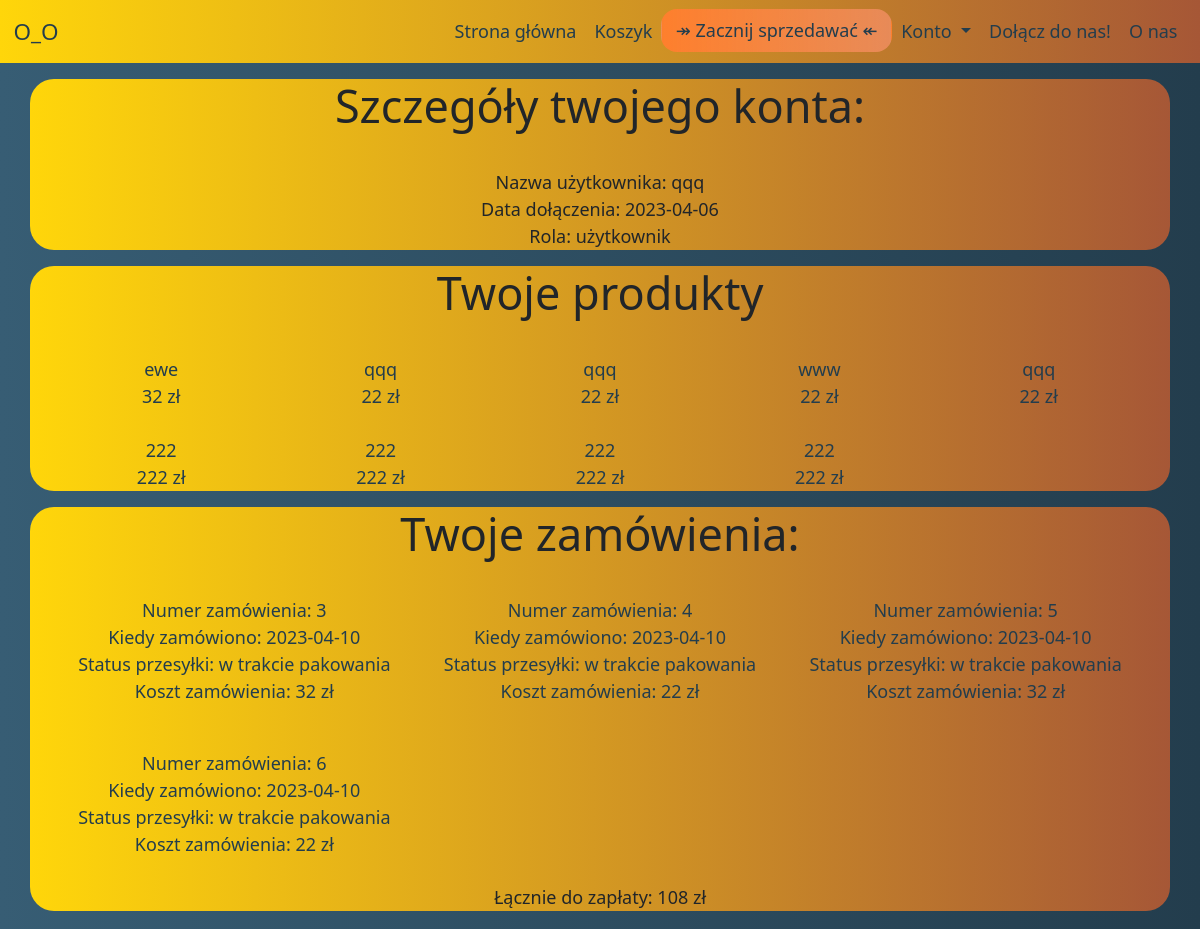
The app's page /index.php?Strona=TwojeKonto (signed in), older data.
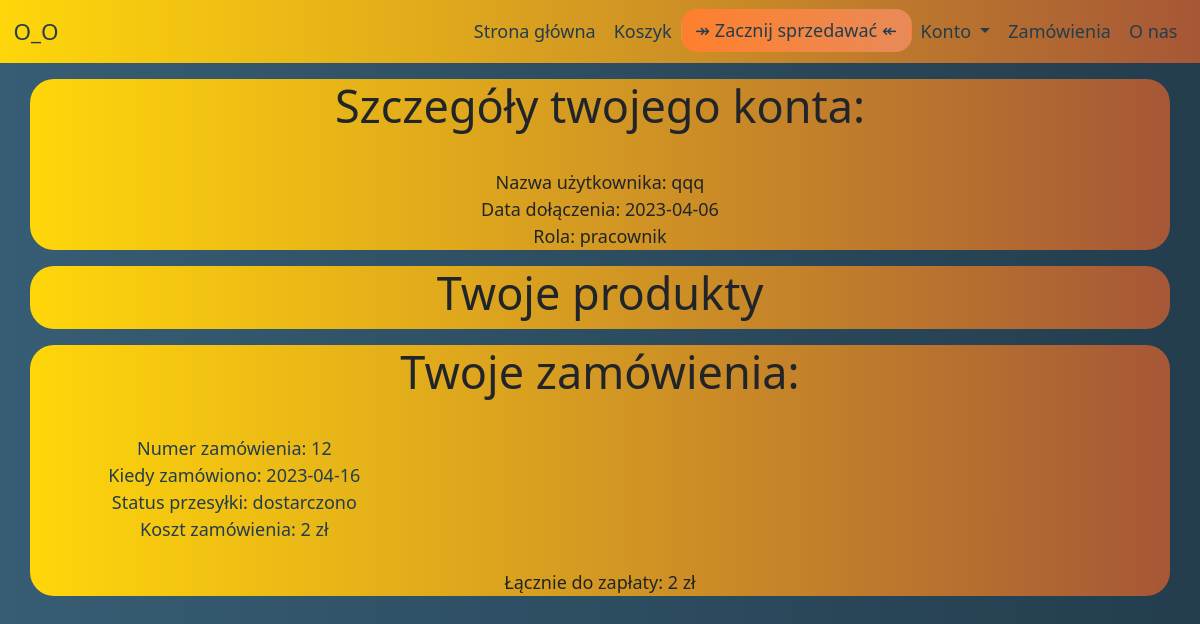
The same page, newer data.
### tables this page shows
CREATE TABLE `produkty` (
  `ID` int(255) NOT NULL,
  `Kogo_produkt` int(255) NOT NULL,
  `Opis` longtext NOT NULL,
  `Tytul` varchar(255) NOT NULL,
  `Data_dodania` date NOT NULL,
  `Zdjecie` varchar(255) NOT NULL,
  `Cena` double NOT NULL,
  `Tagi` varchar(255) NOT NULL
);

CREATE TABLE `zamowienia` (
  `id` int(11) NOT NULL,
  `produkt` int(255) NOT NULL,
  `adres` varchar(255) NOT NULL,
  `cena` double NOT NULL,
  `data` date NOT NULL,
  `status` enum('w trakcie pakowania','kurier już biegnie','dostarczono') NOT NULL,
  `kogo` int(255) NOT NULL
);

### podstrony/Twoje.php (the view)
<?php
include "rzecz.php";
if ($k == "k") {
    $DB = mysqli_connect(
        $Database_Host,
        $Database_User,
        $Database_Pssss,
        $Database_name
    );
    $query = "SELECT `Tytul` , `Cena`, `ID` FROM produkty WHERE Kogo_produkt = '$_SESSION[id]'";
    $result = mysqli_query($DB, $query);
} else {
    header("Location: /index.php?Strona=StronaGłówna");
}
?>
<div class="tło container">
    <h1> Szczegóły twojego konta:</h1>
    <br>
    <?php
    echo "Nazwa użytkownika: " . $_SESSION['nazwa']
        . "<br>Data dołączenia: " . $_SESSION['data']
        . "<br>Rola: " . $_SESSION['user'];
    ?>
</div>
<div class="tło container">
    <h1>Twoje produkty</h1>
    <div class="row row-cols-3 row-cols-md-5 g-4">
        <?php
        while ($row = $result->fetch_assoc()) {
            echo "<a href='index.php?Strona=Produkty&&ID=" . $row['ID'] . "'>" . $row['Tytul'] . "<br>" . $row['Cena'] . " zł</a><br><br>";
        }
        ?>
    </div>
</div>
<div class="tło container">
    <h1> Twoje zamówienia: </h1>
    <div class="row row-cols-2 row-cols-md-3 g-4">
        <?php
        $query = "SELECT * FROM zamowienia WHERE kogo = '$_SESSION[id]'";
        $result = mysqli_query($DB, $query);
        while ($row = $result->fetch_assoc()) {
            echo "<a href='/index.php?Strona=Zamówienie&&ID=" . $row['id'] . " '><p>Numer zamówienia: " . $row['id'] . "
            <br>Kiedy zamówiono: " . $row['data'] . "
            <br> Status przesyłki: " . $row['status'] . "
            <br> Koszt zamówienia: " . $row['cena'] . " zł</p></a><br>";
        }
        ?>
    </div>
    <p>
        Łącznie do zapłaty:
        <?php
        $query = "SELECT SUM(cena) FROM zamowienia WHERE kogo = '$_SESSION[id]'";
        $result = mysqli_query($DB, $query);
        while ($row = $result->fetch_assoc()) {
            echo $row['SUM(cena)'] . " zł";
        }
        ?>
    </p>
</div>

### index.php (shortened to what this page needs)
<!DOCTYPE html>
<html id="produkty" lang="en">
<head>
	<link href="https://cdn.jsdelivr.net/npm/bootstrap@5.0.2/dist/css/bootstrap.min.css" rel="stylesheet">
	<link rel="stylesheet" href="css/styl.css">
</head>
<header>
	<nav class="navbar navbar-expand-lg ">
		<div class="container-fluid">
			<a class="navbar-brand" href="/index.php?Strona=StronaGłówna">O_O</a>
			<div class="collapse navbar-collapse justify-content-end" id="navbarNavDropdown">
				<ul class="navbar-nav">
					<li class="nav-item">
						<a class="nav-link" aria-current="page" href="/index.php?Strona=StronaGłówna">Strona główna</a>
					</li>
					<li class="nav-item">
						<a class="nav-link" href="/index.php?Strona=Koszyk">Koszyk</a>
					</li>
					<li class="nav-item">
						<a href="/index.php?Strona=Dodawanie">
							<button class="btn">
								↠ Zacznij sprzedawać ↞
							</button>
						</a>
					</li>
					<li class="nav-item dropdown">
						<a class="nav-link dropdown-toggle" id="navbarDropdownMenuLink" role="button" data-bs-toggle="dropdown" aria-expanded="false">
							Konto
						</a>
					</li>
					<li class="nav-item">
						<?php
						if (isset($_SESSION['user'])) {
							if (($_SESSION['user'] == "administrator")) {
								echo '<a class="nav-link" href="/index.php?Strona=Zgłoszenia">Zgłoszenia</a>';
							} else if ($_SESSION['user'] == "pracownik") {
								echo '<li class="nav-item">
								<a class="nav-link" href="/index.php?Strona=Zamówienia">Zamówienia</a>
								</li>';
							} else {
								echo '<a class="nav-link" href="/index.php?Strona=Dołącz">Dołącz do nas!</a>';
							}
						}
						?>
					</li>
					<li class="nav-item">
						<a class="nav-link" href="/index.php?Strona=Onas">O nas</a>
					</li>
				</ul>
			</div>
		</div>
	</nav>
</header>
<body>
	<?php
	function wyswietl($LINK)
	{
		switch ($LINK) {
			case "TwojeKonto":
				if (isset($_SESSION['user'])) {
					include "podstrony/Twoje.php";
				}
				break;
		}
	}
	echo wyswietl($_GET['Strona']);
	?>
</body>
</html>

### css/styl.css (style rules this page uses)
* { font-size: large; }
.row { margin-top: 1vh; margin: 1vh; max-width: 100vw; }
.tło { margin-top: 2vh; border-radius: 2vw; width: auto; background: -webkit-linear-gradient(90deg, #ffd60a 0%, rgba(201, 94, 48, 0.7882352941) 100%); background: -moz-linear-gradient(90deg, #ffd60a 0%, rgba(201, 94, 48, 0.7882352941) 100%); background: -o-linear-gradient(90deg, #ffd60a 0%, rgba(201, 94, 48, 0.7882352941) 100%); background: linear-gradient(90deg, #ffd60a 0%, rgba(201, 94, 48, 0.7882352941) 100%); }
.navbar, .dropdown-menu { color: #233D4D; background: -webkit-linear-gradient(90deg, #ffd60a 0%, rgba(201, 94, 48, 0.7882352941) 100%); background: -moz-linear-gradient(90deg, #ffd60a 0%, rgba(201, 94, 48, 0.7882352941) 100%); background: -o-linear-gradient(90deg, #ffd60a 0%, rgba(201, 94, 48, 0.7882352941) 100%); background: linear-gradient(90deg, #ffd60a 0%, rgba(201, 94, 48, 0.7882352941) 100%); text-align: center; border: none; min-width: auto; }
.btn { background: -webkit-linear-gradient(90deg, #fe7f2d 0%, rgba(243, 143, 100, 0.7882352941) 100%); background: -moz-linear-gradient(90deg, #fe7f2d 0%, rgba(243, 143, 100, 0.7882352941) 100%); background: -o-linear-gradient(90deg, #fe7f2d 0%, rgba(243, 143, 100, 0.7882352941) 100%); background: linear-gradient(90deg, #fe7f2d 0%, rgba(243, 143, 100, 0.7882352941) 100%); color: #233D4D; border-radius: 2vh; width: fit-content; }
.nav-link, .navbar-brand, .dropdown-item { color: #233D4D; }
a { text-decoration: none; color: #233D4D; }
li { color: #233D4D; }
li a { color: #233D4D; }
.navbar-collapse { margin-right: auto; }
body { text-align: center; background: -webkit-linear-gradient(90deg, #375d74 0%, #233d4d 100%); background: -moz-linear-gradient(90deg, #375d74 0%, #233d4d 100%); background: -o-linear-gradient(90deg, #375d74 0%, #233d4d 100%); background: linear-gradient(90deg, #375d74 0%, #233d4d 100%); }

Row changes from the older to the newer data that the page shows:
removed produkty: Tytul "ewe", Cena "32"
removed produkty: Tytul "qqq", Cena "22"
removed produkty: Tytul "qqq", Cena "22"
removed produkty: Tytul "www", Cena "22"
removed produkty: Tytul "qqq", Cena "22"
removed produkty: Tytul "222", Cena "222"
removed produkty: Tytul "222", Cena "222"
removed produkty: Tytul "222", Cena "222"
removed produkty: Tytul "222", Cena "222"
removed zamowienia: id "3", data "2023-04-10", status "w trakcie pakowania", cena "32"
removed zamowienia: id "4", data "2023-04-10", status "w trakcie pakowania", cena "22"
removed zamowienia: id "5", data "2023-04-10", status "w trakcie pakowania", cena "32"
removed zamowienia: id "6", data "2023-04-10", status "w trakcie pakowania", cena "22"
added zamowienia: id "12", data "2023-04-16", status "dostarczono", cena "2"
Text that changed along with them:
$_SESSION['user']: "użytkownik" → "pracownik"
text no longer shown: "Dołącz do nas!"
text now shown: "Zamówienia"
new list line: "2 zł"
list line gone: "108 zł"
